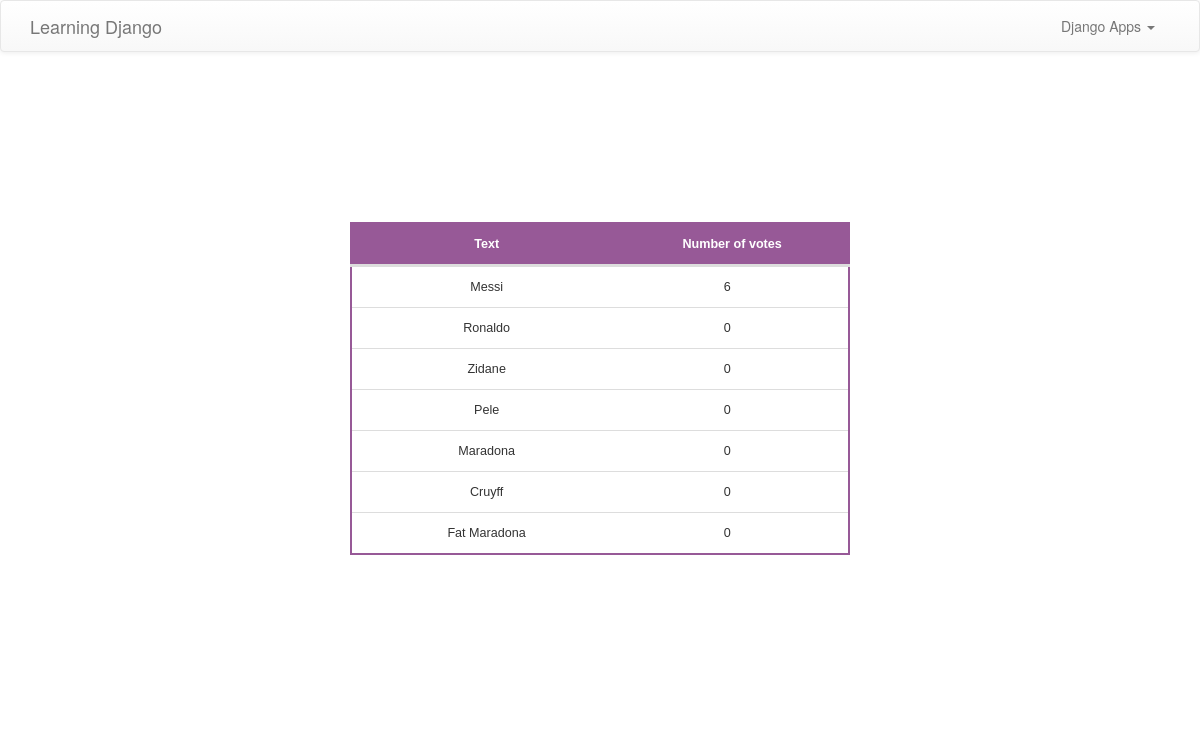
The page /polls/4/results/ on the database its author committed.
### polls/models.py (models this page shows, shortened)
@python_2_unicode_compatible
class Choice(models.Model):
	question = models.ForeignKey(Question, on_delete=models.CASCADE)
	choice_text = models.CharField(max_length=200)
	votes = models.IntegerField(default=0)

### polls/views.py (the view)
# urls.py: url(r'^(?P<question_id>[0-9]+)/results/$', views.results, name='results'),
def results(request, question_id):
    question = get_object_or_404(Question, pk=question_id)
    return render(request, 'polls/results.html', {'question': question})

### polls/templates/polls/results.html
{% extends 'polls/base.html' %}
{% block content %}
	<div class="container">
		<div class="row">
			<table>
	        <thead>
	            <tr>
	                <th style="text-align: center">Text</th>
	                <th style="text-align: center">Number of votes</th>
	            </tr>
	        </thead>
	        <tbody>
	            {% for choice in question.choice_set.all %}
	                <tr>
	                    <td>{{ choice.choice_text }}</td>
	                    <td style="text-align: center">{{ choice.votes }}</td>
	                </tr>
	            {% endfor %}
	        </tbody>
	    	</table>
	    </div>
	</div>
{% endblock content %}

### polls/static/polls/style.css (style rules this page uses)
* { margin: 0; padding: 0; box-sizing: border-box; }
table { color: #333; font-family: sans-serif; font-size: .9em; font-weight: 300; text-align: center; line-height: 40px; border-spacing: 0; border: 2px solid #975997; width: 500px; margin: 150px auto; }
thead tr:first-child { background: #975997; color: #fff; border: none; }
th { font-weight: bold; }
th:first-child, td:first-child { padding: 0 15px 0 20px; }
thead tr:last-child th { border-bottom: 3px solid #ddd; }
tbody tr:last-child td { border: none; }
tbody td { border-bottom: 1px solid #ddd; }
td:last-child { text-align: right; padding-right: 10px; }

### rows shown on the page
Choice: choice_text "Messi", votes "6"
Choice: choice_text "Ronaldo", votes "0"
Choice: choice_text "Zidane", votes "0"
Choice: choice_text "Pele", votes "0"
Choice: choice_text "Maradona", votes "0"
Choice: choice_text "Cruyff", votes "0"
Choice: choice_text "Fat Maradona", votes "0"
